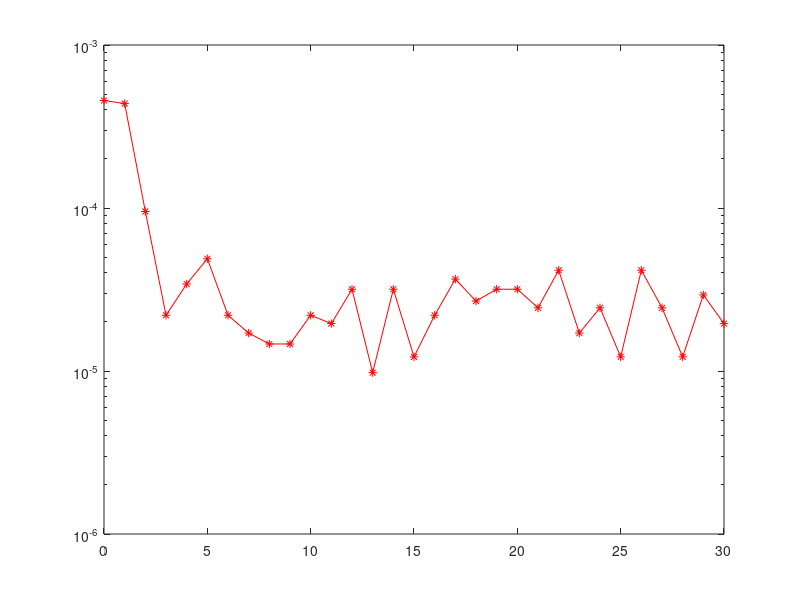

MATLAB code to generate this figure:
% y=[0.876377939298646,0.875930836128894,0.891932408313943,0.904532980448073,0.919582494048709,0.932661741223808,0.940535631010833,0.950902405437872,0.960341430423541,0.967216837170961,0.973413515183034,0.978062250957106,0.982894129654000,0.986710322634203,0.990287255991113,0.992597005596195,0.994457507147863,0.995863874089881,0.996960159780839,0.997985643129212,0.998664417092531,0.999208903256682,0.999423767631856,0.999760716483216,0.999843732831976,0.999929191266597,0.999965816390064,0.999978024768528,0.999982908111566,0.999987791478452];
%  x=[1,2,3,4,5,6,7,8,9,10,11,12,13,14,15,16,17,18,19,20,21,22,23,24,25,26,27,28,29,30];
y=[0.999543425820124,0.999562957338288,0.999904778181996,0.999978025680655,0.999965817642003,0.999951167940776,0.999978025519697,0.999982908695811,0.999985350274927,0.999985350239157,0.999978025305082,0.999980466890158,0.999968258619006,0.999990233397386,0.999968258464003,0.999987791687116,0.999978024983152,0.999963374882494,0.999973141514916,0.999968258076488,0.999968257998984,0.999975583016523,0.999958491026737,0.999982908028099,0.999975582837665,0.999987791389022,0.999958490621322,0.999975582658804,0.999987791299592,0.999970699047475,0.999980465983953];
x=[0,1,2,3,4,5,6,7,8,9,10,11,12,13,14,15,16,17,18,19,20,21,22,23,24,25,26,27,28,29,30];
 figure(1);
 semilogy(x,1-y,'r*-');